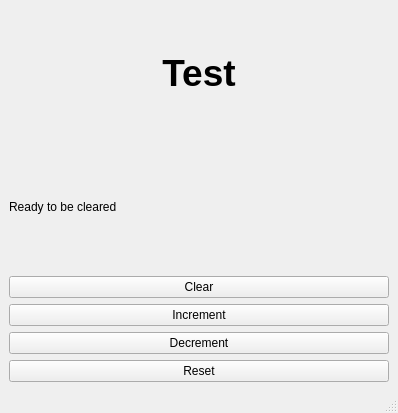
<?xml version="1.0" encoding="UTF-8"?>
<ui version="4.0">
 <class>MainWindow</class>
 <widget class="QMainWindow" name="MainWindow">
  <property name="geometry">
   <rect>
    <x>0</x>
    <y>0</y>
    <width>398</width>
    <height>413</height>
   </rect>
  </property>
  <property name="acceptDrops">
   <bool>false</bool>
  </property>
  <property name="windowTitle">
   <string>Counter</string>
  </property>
  <widget class="QWidget" name="centralwidget">
   <layout class="QVBoxLayout" name="verticalLayout">
    <item>
     <widget class="QLabel" name="label">
      <property name="font">
       <font>
        <pointsize>28</pointsize>
        <weight>75</weight>
        <bold>true</bold>
       </font>
      </property>
      <property name="text">
       <string>Test</string>
      </property>
      <property name="alignment">
       <set>Qt::AlignCenter</set>
      </property>
     </widget>
    </item>
    <item>
     <widget class="QLabel" name="label_test">
      <property name="text">
       <string>Ready to be cleared</string>
      </property>
     </widget>
    </item>
    <item>
     <widget class="QPushButton" name="btn_clear">
      <property name="text">
       <string>Clear</string>
      </property>
      <property name="icon">
       <iconset resource="../resources.qrc">
        <normaloff>:/icons/arrow-return-180-left</normaloff>:/icons/arrow-return-180-left</iconset>
      </property>
     </widget>
    </item>
    <item>
     <widget class="QPushButton" name="btn_inc">
      <property name="text">
       <string>Increment</string>
      </property>
      <property name="icon">
       <iconset resource="../resources.qrc">
        <normaloff>:/icons/plus.png</normaloff>:/icons/plus.png</iconset>
      </property>
     </widget>
    </item>
    <item>
     <widget class="QPushButton" name="btn_dec">
      <property name="text">
       <string>Decrement</string>
      </property>
      <property name="icon">
       <iconset resource="../resources.qrc">
        <normaloff>:/icons/minus.png</normaloff>:/icons/minus.png</iconset>
      </property>
     </widget>
    </item>
    <item>
     <widget class="QPushButton" name="btn_reset">
      <property name="text">
       <string>Reset</string>
      </property>
      <property name="icon">
       <iconset resource="../resources.qrc">
        <normaloff>:/icons/arrow-return-180-left</normaloff>:/icons/arrow-return-180-left</iconset>
      </property>
     </widget>
    </item>
   </layout>
  </widget>
  <widget class="QMenuBar" name="menubar">
   <property name="geometry">
    <rect>
     <x>0</x>
     <y>0</y>
     <width>398</width>
     <height>21</height>
    </rect>
   </property>
  </widget>
  <widget class="QStatusBar" name="statusbar"/>
 </widget>
 <resources>
  <include location="../resources.qrc"/>
 </resources>
 <connections>
  <connection>
   <sender>btn_clear</sender>
   <signal>clicked()</signal>
   <receiver>label_test</receiver>
   <slot>clear()</slot>
   <hints>
    <hint type="sourcelabel">
     <x>76</x>
     <y>288</y>
    </hint>
    <hint type="destinationlabel">
     <x>288</x>
     <y>182</y>
    </hint>
   </hints>
  </connection>
 </connections>
</ui>
